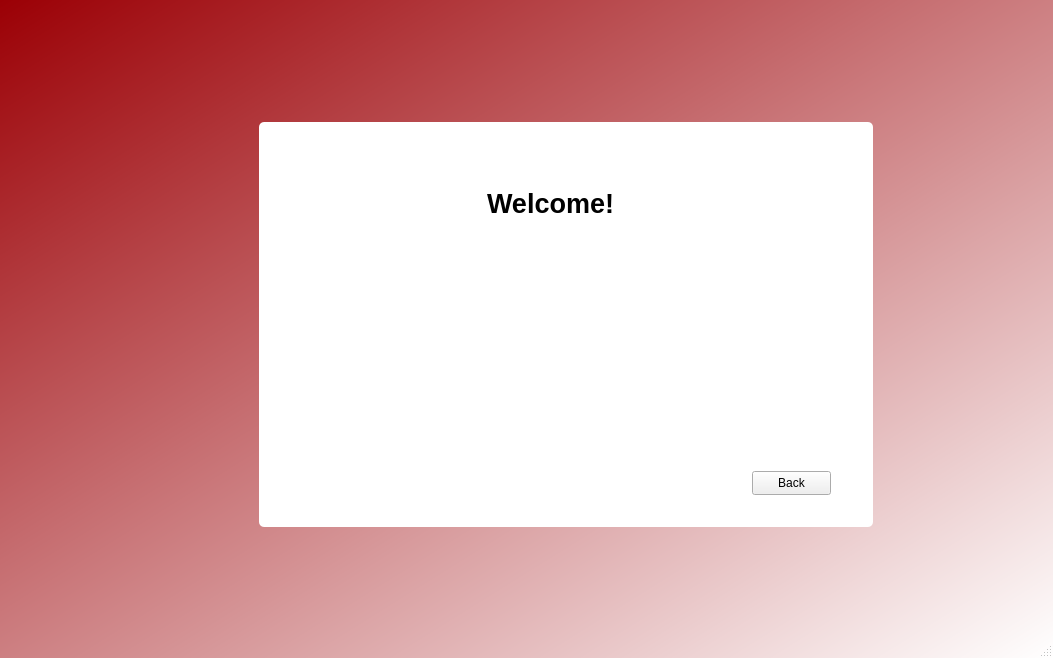
<?xml version="1.0" encoding="UTF-8"?>
<ui version="4.0">
 <class>MainWindow</class>
 <widget class="QMainWindow" name="MainWindow">
  <property name="geometry">
   <rect>
    <x>0</x>
    <y>0</y>
    <width>1053</width>
    <height>658</height>
   </rect>
  </property>
  <property name="windowTitle">
   <string>MainWindow</string>
  </property>
  <property name="styleSheet">
   <string notr="true">QMainWindow {
background-color:qlineargradient(spread:pad, x1:0, y1:0, x2:1, y2:1, stop:0 rgba(155, 0, 5, 255), stop:1 rgba(255, 255, 255, 255)) 
}

#widget {
background-color: #fff;
border-radius: 5px;
}

QLabel#label {
color: #000:
}

QLineEdit {
border: none;
border-bottom: 2px solid #cccccc;
}

QLineEdit:focus {
border-bottom: 2px solid #28e2a2;
}

QPushButton {
background-color: #0d6efd;
border: 2px solid #fff;
color: #fff:
border-radius: 5px;
padding: 6px;
margin-top: 10px;
}

QPushButton:hover,
QPushButton:clicked {
background-color: #0b5ed7;
border: 2px solid #9ac3fe;
}











</string>
  </property>
  <widget class="QWidget" name="centralwidget">
   <widget class="QWidget" name="widget" native="true">
    <property name="geometry">
     <rect>
      <x>259</x>
      <y>122</y>
      <width>614</width>
      <height>405</height>
     </rect>
    </property>
    <widget class="QLabel" name="label">
     <property name="geometry">
      <rect>
       <x>31</x>
       <y>63</y>
       <width>521</width>
       <height>36</height>
      </rect>
     </property>
     <property name="font">
      <font>
       <pointsize>20</pointsize>
       <bold>true</bold>
      </font>
     </property>
     <property name="text">
      <string>Welcome!</string>
     </property>
     <property name="alignment">
      <set>Qt::AlignmentFlag::AlignCenter</set>
     </property>
    </widget>
    <widget class="QPushButton" name="back_button">
     <property name="geometry">
      <rect>
       <x>493</x>
       <y>349</y>
       <width>79</width>
       <height>24</height>
      </rect>
     </property>
     <property name="text">
      <string>Back</string>
     </property>
    </widget>
   </widget>
  </widget>
  <widget class="QMenuBar" name="menubar">
   <property name="geometry">
    <rect>
     <x>0</x>
     <y>0</y>
     <width>1053</width>
     <height>33</height>
    </rect>
   </property>
  </widget>
  <widget class="QStatusBar" name="statusbar"/>
 </widget>
 <resources>
  <include location="resource.qrc"/>
 </resources>
 <connections/>
</ui>
